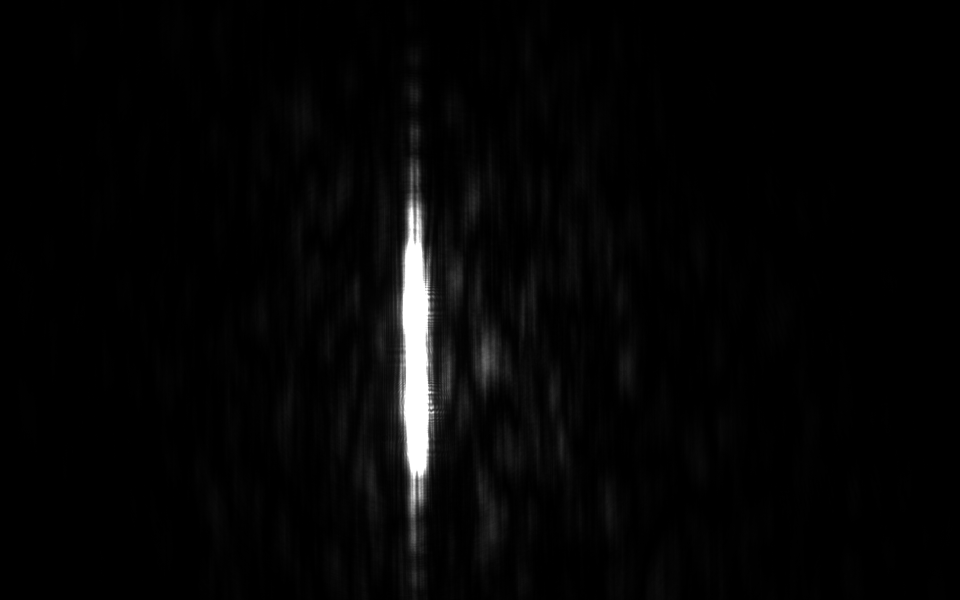
#> input picture data/raw/spectrometer_red_90deg_flip/w_50um.tiff, 1920 x 1200 px (shown at 1/2 size); its folder holds 5 pictures in this run
$ python plot_raw_image.py
#> lines starting #> are read from the running program, lines starting #| are printed output that depends on the picture
'''
This script plots a raw image. Using this as a validation step.
'''

# Imports

from pathlib import Path
import imageio.v3 as iio
import matplotlib.pyplot as plt

# Constants

# Classes

# Functions

def plot_image(filename: str):
    """
    Load and display a raw image from data/raw.

    Parameters
    ----------
    filename
        Name of the raw image file to be plotted
    """
#> called with filename = 'w_50um.tiff'

    # Get image from file path
    repo_root = Path(__file__).resolve().parents[1]
    image_path = repo_root / "data" / "raw" / "spectrometer_red_90deg_flip" / filename

    image = iio.imread(image_path)
#> image is the input picture: shape (1200, 1920); min 0, max 255, mean 5.3

    # Plot image
    fig, ax = plt.subplots(figsize=(8, 6))

    im = ax.imshow(
        image,
        cmap="viridis",
        #vmin=0, vmax=10, # Uncomment to change brightness limits to change contrast
        origin="upper",
        aspect="auto"
    )

    ax.set_title(filename)
    ax.set_xlabel("Pixel column")
    ax.set_ylabel("Pixel row")

    cbar = fig.colorbar(im, ax=ax)
    cbar.set_label("Pixel intensity")

    plt.tight_layout()
    plt.show()
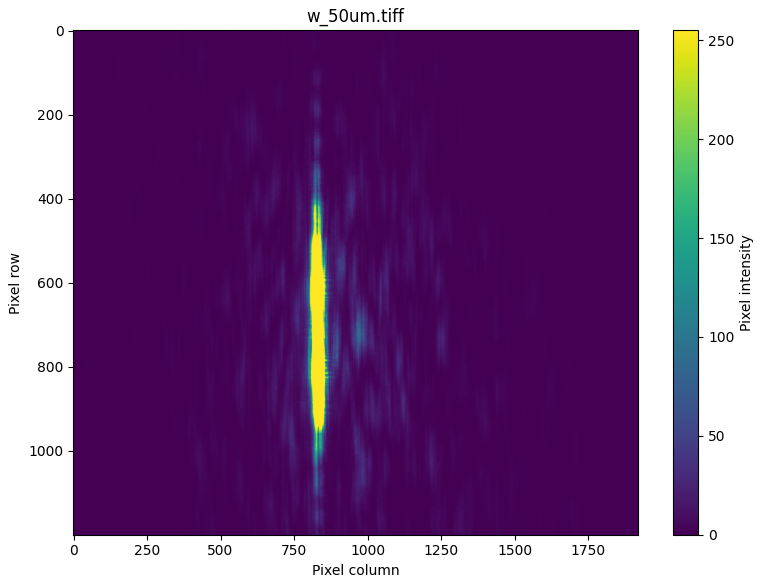
#> figure drawn by matplotlib, 2 panels


if __name__ == "__main__":
    plot_image("w_50um.tiff")
